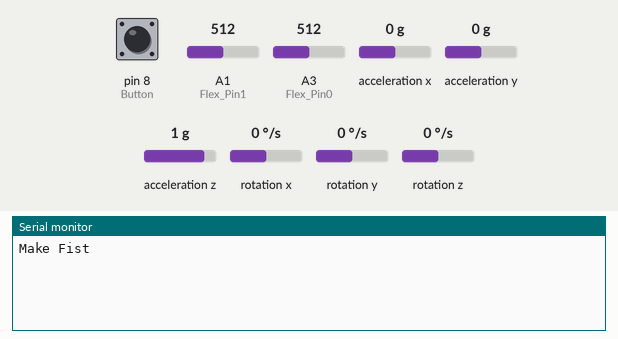
This sketch was run on a simulated Arduino Uno, built with avr-gcc and run on an emulated ATmega328P. Shown: the last lines printed to the serial monitor. Wiring (inferred from the names in the program): MPU-6050 motion sensor at I2C address 0x68. Inputs (shaded band) come from the test bench; at power-on: pin 8 (Button) HIGH, acceleration x 0 g, acceleration y 0 g, rotation x 0 °/s, A1 (Flex_Pin1) = 512, A3 (Flex_Pin0) = 512, acceleration z 1 g, rotation y 0 °/s, rotation z 0 °/s. Storage starts empty; the audio player accepts every command and is not drawn.

Above: at 0.8 s.
0.9 s: pin 8 (Button) pulled LOW for 0.15 s
At 2.5 s:
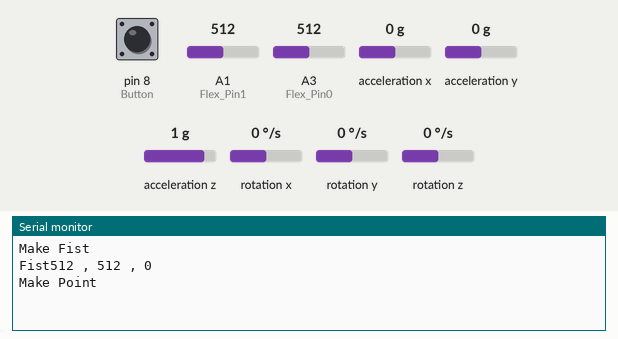
2.9 s: pin 8 (Button) pulled LOW for 1 s
At 4.6 s:
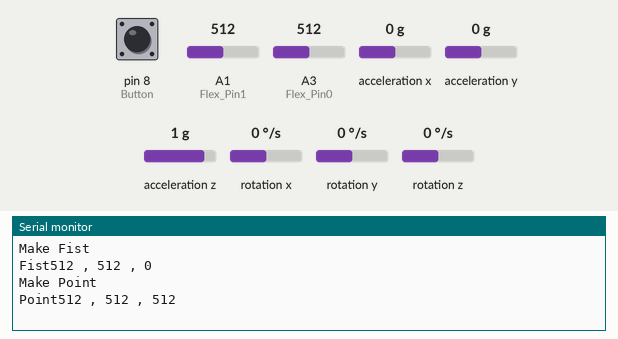
6.4 s: pin 8 (Button) pulled LOW for 0.15 s
At 6.71 s:
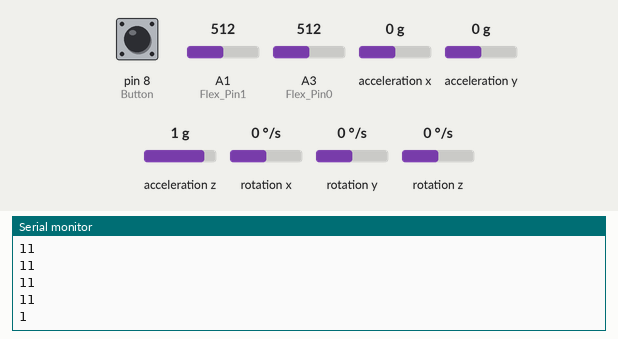
8.4 s: acceleration x set to -1.4 g
At 9.3 s:
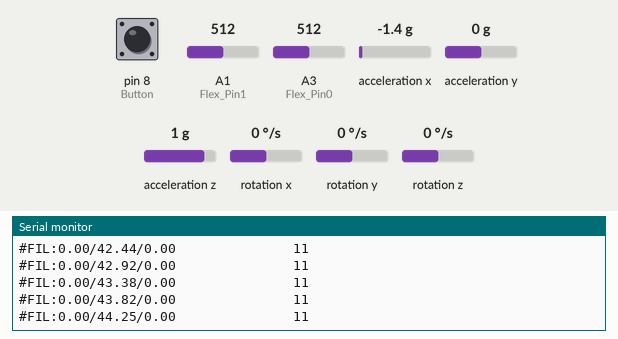
11.4 s: acceleration y set to -1.4 g
At 12.2 s:
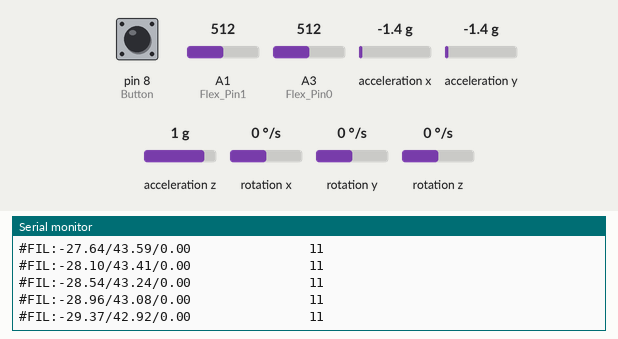
14.4 s: rotation x set to -192 °/s
At 14.9 s:
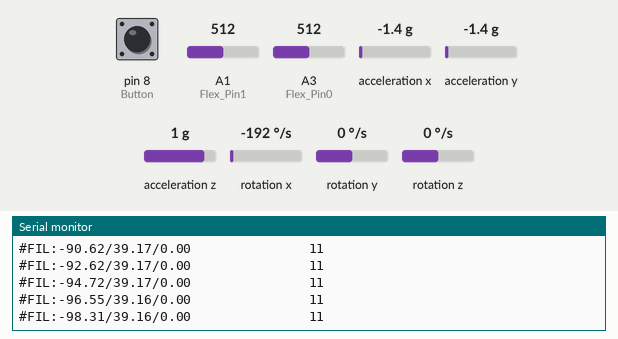
Timing chart, 0 to 17.4 s (numbered marks = the images above; inputs shaded):
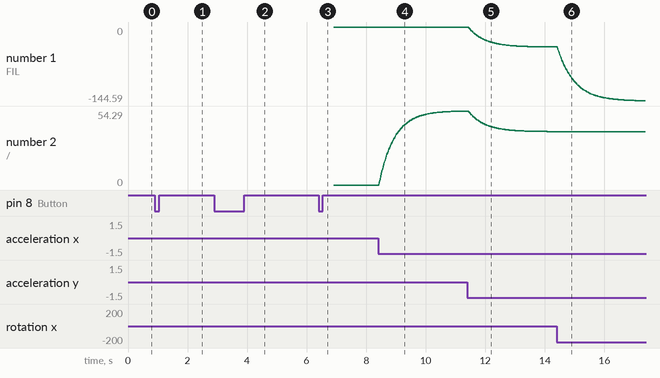

Measured:
- after the input at 0.9 s, the serial monitor: prints a new line after 0.50 s (image 1)
- after the input at 2.9 s, the serial monitor: prints a new line after 0.50 s (image 2)
- after the input at 6.4 s, the serial monitor: prints a new line at once (image 3)
- after the input at 8.4 s, the serial monitor: prints a new line after 0.05 s (image 4)
- plotted number 2: 0 → 54.28 after the input at 8.4 s

The sketch:

SmartGlovesCode.ino
```cpp
#include <Wire.h>
#include "SD.h"
#define SD_ChipSelectPin 10
#include "TMRpcm.h"
#include "SPI.h"
#include "init.h"
#define Flex_Pin0 A3
#define Flex_Pin1 A1
// #define Flex_Pin2 A2
TMRpcm tmrpcm;
#define Button 8
unsigned long long int t=0;
const int FlexBendTolarance =40 ;
const int FlexStraightTolarance = 20;
const int NumberOfCalibrations = 10;

int Fist[2] = {0, 0};
int Point[2] = {0, 0};

int ReadFlex[2] = {0, 0};
typedef union accel_t_gyro_union{
  struct
  {
    uint8_t x_accel_h;
    uint8_t x_accel_l;
    uint8_t y_accel_h;
    uint8_t y_accel_l;
    uint8_t z_accel_h;
    uint8_t z_accel_l;
    uint8_t t_h;
    uint8_t t_l;
    uint8_t x_gyro_h;
    uint8_t x_gyro_l;
    uint8_t y_gyro_h;
    uint8_t y_gyro_l;
    uint8_t z_gyro_h;
    uint8_t z_gyro_l;
  } reg;
  struct
  {
    int x_accel;
    int y_accel;
    int z_accel;
    int temperature;
    int x_gyro;
    int y_gyro;
    int z_gyro;
  } value;
};

// Use the following global variables and access functions to help store the overall
// rotation angle of the sensor
unsigned long last_read_time;
float         last_x_angle;  // These are the filtered angles
float         last_y_angle;
float         last_z_angle;
float         last_gyro_x_angle;  // Store the gyro angles to compare drift
float         last_gyro_y_angle;
float         last_gyro_z_angle;

void set_last_read_angle_data(unsigned long time, float x, float y, float z, float x_gyro, float y_gyro, float z_gyro) {
  last_read_time = time;
  last_x_angle = x;
  last_y_angle = y;
  last_z_angle = z;
  last_gyro_x_angle = x_gyro;
  last_gyro_y_angle = y_gyro;
  last_gyro_z_angle = z_gyro;
}

inline unsigned long get_last_time() {
  return last_read_time;
}
inline float get_last_x_angle() {
  return last_x_angle;
}
inline float get_last_y_angle() {
  return last_y_angle;
}
inline float get_last_z_angle() {
  return last_z_angle;
}
inline float get_last_gyro_x_angle() {
  return last_gyro_x_angle;
}
inline float get_last_gyro_y_angle() {
  return last_gyro_y_angle;
}
inline float get_last_gyro_z_angle() {
  return last_gyro_z_angle;
}

//  Use the following global variables and access functions
//  to calibrate the acceleration sensor
float    base_x_accel;
float    base_y_accel;
float    base_z_accel;

float    base_x_gyro;
float    base_y_gyro;
float    base_z_gyro;


int read_gyro_accel_vals(uint8_t* accel_t_gyro_ptr) {
  // Read the raw values.
  // Read 14 bytes at once,
  // containing acceleration, temperature and gyro.
  // With the default settings of the MPU-6050,
  // there is no filter enabled, and the values
  // are not very stable.  Returns the error value

  accel_t_gyro_union* accel_t_gyro = (accel_t_gyro_union *) accel_t_gyro_ptr;

  int error = MPU6050_read (MPU6050_ACCEL_XOUT_H, (uint8_t *) accel_t_gyro, sizeof(*accel_t_gyro));

  // Swap all high and low bytes.
  // After this, the registers values are swapped,
  // so the structure name like x_accel_l does no
  // longer contain the lower byte.
  uint8_t swap;
#define SWAP(x,y) swap = x; x = y; y = swap

  SWAP ((*accel_t_gyro).reg.x_accel_h, (*accel_t_gyro).reg.x_accel_l);
  SWAP ((*accel_t_gyro).reg.y_accel_h, (*accel_t_gyro).reg.y_accel_l);
  SWAP ((*accel_t_gyro).reg.z_accel_h, (*accel_t_gyro).reg.z_accel_l);
  SWAP ((*accel_t_gyro).reg.t_h, (*accel_t_gyro).reg.t_l);
  SWAP ((*accel_t_gyro).reg.x_gyro_h, (*accel_t_gyro).reg.x_gyro_l);
  SWAP ((*accel_t_gyro).reg.y_gyro_h, (*accel_t_gyro).reg.y_gyro_l);
  SWAP ((*accel_t_gyro).reg.z_gyro_h, (*accel_t_gyro).reg.z_gyro_l);

  return error;
}

// The sensor should be motionless on a horizontal surface
//  while calibration is happening
void calibrate_sensors() {
  int                   num_readings = 10;
  float                 x_accel = 0;
  float                 y_accel = 0;
  float                 z_accel = 0;
  float                 x_gyro = 0;
  float                 y_gyro = 0;
  float                 z_gyro = 0;
  accel_t_gyro_union    accel_t_gyro;

  //Serial.println("Starting Calibration");

  // Discard the first set of values read from the IMU
  read_gyro_accel_vals((uint8_t *) &accel_t_gyro);

  // Read and average the raw values from the IMU
  for (int i = 0; i < num_readings; i++) {
    read_gyro_accel_vals((uint8_t *) &accel_t_gyro);
    x_accel += accel_t_gyro.value.x_accel;
    y_accel += accel_t_gyro.value.y_accel;
    z_accel += accel_t_gyro.value.z_accel;
    x_gyro += accel_t_gyro.value.x_gyro;
    y_gyro += accel_t_gyro.value.y_gyro;
    z_gyro += accel_t_gyro.value.z_gyro;
    delay(100);
  }
  x_accel /= num_readings;
  y_accel /= num_readings;
  z_accel /= num_readings;
  x_gyro /= num_readings;
  y_gyro /= num_readings;
  z_gyro /= num_readings;

  // Store the raw calibration values globally
  base_x_accel = x_accel;
  base_y_accel = y_accel;
  base_z_accel = z_accel;
  base_x_gyro = x_gyro;
  base_y_gyro = y_gyro;
  base_z_gyro = z_gyro;

  //Serial.println("Finishing Calibration");
}

int x = 0;
String First_move = "";
String Second_move="";

 float angle_x = 0;
 float angle_y = 0;
 float angle_z = 0;

 bool once = true;

 int error;
 uint8_t c;

bool toggle=0;
const int xtolr=5;
void setup(){
   tmrpcm.speakerPin=9;

  if(!SD.begin(SD_ChipSelectPin))
{
  Serial.println("SD fail");
  return;
}
  tmrpcm.setVolume(6);
  pinMode(Button,INPUT_PULLUP);
  Serial.begin(19200);

  Serial.println("Make Fist");
  tmrpcm.play("1.wav");
  while(digitalRead(Button));
  delay(500);

  CalibrateFist();
  Serial.print("Fist");Serial.print(Fist[0]);Serial.print(" , ");Serial.print(Fist[1]);Serial.print(" , ");Serial.println(Fist[2]);

  Serial.println("Make Point");
  tmrpcm.play("2.wav");
  while(digitalRead(Button));
  delay(500);

  CalibratePoint();
   Serial.print("Point");Serial.print(Point[0]);Serial.print(" , ");Serial.print(Point[1]);Serial.print(" , ");Serial.println(Point[2]);
   while(digitalRead(Button));
   delay(500);

  mpu_intialize();

}


void loop(){
   get_mpu_data();
   if(digitalRead(Button)==LOW){
    toggle=!toggle;
    Serial.print(toggle);
    delay(500);
    }
   if(toggle){
   print_mpu_filter_data();
  //  Serial.print(CheckBend(0));Serial.print(CheckBend(1));Serial.println(CheckBend(2));
  // Serial.print("ADC : ");Serial.print(ReadFlex[0]);Serial.print(" , ");Serial.print(ReadFlex[1]);Serial.print(" , ");Serial.println(ReadFlex[2]);
   if (((angle_x>=15 && angle_x<=45) && (angle_y>=-75 && angle_y<=-35)&&(!CheckBend(0)) &&(CheckBend(1)) )||(First_move=="yadobak")){
    First_move="yadobak"; //make timer
    if(once){
      once=false;
      t=millis();
    }
      if(t+2500<millis() && !once)
      {
      First_move="";
      Second_move="yaobak";
      t=0;
      once=true;
      tmrpcm.play("ydobak.wav");
      Serial.println("yadouuuuuuuuubak");
      }

}
else{
  once=true;
}


   }

   delay(5);

   //======================================================================================= LOGIC ======================================================================================
  ReadFlex[0] = analogRead(Flex_Pin0);
  ReadFlex[1] = analogRead(Flex_Pin1);
  //ReadFlex[2] = analogRead(Flex_Pin2);

//Serial.print("ADC : ");Serial.print(ReadFlex[0]);Serial.print(" , ");Serial.print(ReadFlex[1]);Serial.print(" , ");Serial.println(ReadFlex[2]);
//Serial.print("Bool : ");Serial.print(CheckStraight(0));Serial.print(" , ");Serial.print(CheckStraight(1));Serial.print(" , ");Serial.println(CheckStraight(2));
Serial.print(CheckBend(0));Serial.print(CheckBend(1));
Serial.println("  ");


 if (((angle_x<(5-xtolr) && angle_y<=18 )&& !CheckBend(0) && !CheckBend(1))||First_move=="hello"){
    First_move="hello"; //make timer
    Serial.println("hellllllooooo ====================================================");
    if (angle_x>(5+xtolr) && angle_y<=18 ){
     First_move="";
     Serial.println("hello");
     tmrpcm.play("hello.wav");
     //delay(250);
    }
 }
 if (((angle_x<(5-xtolr) && angle_y<=18 )&& CheckBend(0) && !CheckBend(1))||First_move=="no"){
    First_move="no"; //make timer
    Serial.println("nooooooooooooooooooo ====================================================");
    if (angle_x>(5+xtolr) && angle_y<=18 ){
     First_move="";
     Serial.println("no");
     tmrpcm.play("no.wav");
     //delay(250);
    }
 }


  if (((angle_x>=40 && angle_x<=75) && (angle_y>=-20 && angle_y<=15)&&(CheckStraight(1)) &&(CheckBend(0)) )||(First_move=="weare")){
    First_move="weare"; //make timer
    if ((angle_x>=5 && angle_x<=15) && (angle_y>=-10 && angle_y<=10)){
      Second_move="weare";
      if (((angle_x>=10 && angle_x<=50) && (angle_y>=-35 && angle_y<=-10)&&(CheckStraight(1)) &&(CheckBend(0)))||(Second_move=="weare")){


     First_move="";
     Serial.println("weare");
    }
 }
 }

  if (((angle_x>=65 && angle_x<=85) && (angle_y>=-20 && angle_y<=-5)&&(!CheckBend(0)) &&(CheckBend(1)) )||(First_move=="help")){
    First_move="help"; //make timer
    if ((angle_x>=65 && angle_x<=85) && (angle_y>=0 && angle_y<=15)){
      Second_move="help";
      if (((angle_x>=65 && angle_x<=85) && (angle_y>=-20 && angle_y<=-5)&&(!CheckBend(0)) &&(CheckBend(1)) )||(Second_move=="help")){


     First_move="";
     Serial.println("help");
     tmrpcm.play("help.wav");

    }
  }
 }

 //(angle_x>=-9 && angle_x<=5) &&
 //(angle_x<=15 && angle_x>=0) &&
 if (( (angle_y>=-90 && angle_y<=-70)&&(CheckBend(0))&&(CheckBend(1)))||(First_move=="yes")){
  First_move="yes";
  if (  (angle_y>=-10 && angle_y<=20)&&(CheckBend(0))  ){
   First_move="";
   Serial.println("yes");
   tmrpcm.play("yes.wav");
  }
 }

/*if(  ((CheckStraight(0))&&(CheckStraight(1)))&&(First_move!="i love you")  )
{
   First_move="i love you";Serial.println("i love you " );
}*/
}


int MPU6050_read(int start, uint8_t *buffer, int size){
  int i, n, error;

  Wire.beginTransmission(MPU6050_I2C_ADDRESS);
  n = Wire.write(start);
  if (n != 1)
    return (-10);

  n = Wire.endTransmission(false);    // hold the I2C-bus
  if (n != 0)
    return (n);

  // Third parameter is true: relase I2C-bus after data is read.
  Wire.requestFrom(MPU6050_I2C_ADDRESS, size, true);
  i = 0;
  while (Wire.available() && i < size)
  {
    buffer[i++] = Wire.read();
  }
  if ( i != size)
    return (-11);

  return (0);  // return : no error
}
int MPU6050_write(int start, const uint8_t *pData, int size){
  int n, error;

  Wire.beginTransmission(MPU6050_I2C_ADDRESS);
  n = Wire.write(start);        // write the start address
  if (n != 1)
    return (-20);

  n = Wire.write(pData, size);  // write data bytes
  if (n != size)
    return (-21);

  error = Wire.endTransmission(true); // release the I2C-bus
  if (error != 0)
    return (error);

  return (0);         // return : no error
}
int MPU6050_write_reg(int reg, uint8_t data){
  int error;
  error = MPU6050_write(reg, &data, 1);
  return (error);
}
void get_mpu_data(){
   int error;
  double dT;
  accel_t_gyro_union accel_t_gyro;

  /*
    Serial.println(F(""));
    Serial.println(F("MPU-6050"));
  */

  // Read the raw values.
  error = read_gyro_accel_vals((uint8_t*) &accel_t_gyro);

  // Get the time of reading for rotation computations
  unsigned long t_now = millis();


  float FS_SEL = 131;

  float gyro_x = (accel_t_gyro.value.x_gyro - base_x_gyro) / FS_SEL;
  float gyro_y = (accel_t_gyro.value.y_gyro - base_y_gyro) / FS_SEL;
  float gyro_z = (accel_t_gyro.value.z_gyro - base_z_gyro) / FS_SEL;


  // Get raw acceleration values
  //float G_CONVERT = 16384;
  float accel_x = accel_t_gyro.value.x_accel;
  float accel_y = accel_t_gyro.value.y_accel;
  float accel_z = accel_t_gyro.value.z_accel;

  // Get angle values from accelerometer
  float RADIANS_TO_DEGREES = 180 / 3.14159;
  //  float accel_vector_length = sqrt(pow(accel_x,2) + pow(accel_y,2) + pow(accel_z,2));
  float accel_angle_y = atan(-1 * accel_x / sqrt(pow(accel_y, 2) + pow(accel_z, 2))) * RADIANS_TO_DEGREES;
  float accel_angle_x = atan(accel_y / sqrt(pow(accel_x, 2) + pow(accel_z, 2))) * RADIANS_TO_DEGREES;

  float accel_angle_z = 0;

  // Compute the (filtered) gyro angles
  float dt = (t_now - get_last_time()) / 1000.0;
  float gyro_angle_x = gyro_x * dt + get_last_x_angle();
  float gyro_angle_y = gyro_y * dt + get_last_y_angle();
  float gyro_angle_z = gyro_z * dt + get_last_z_angle();

  // Compute the drifting gyro angles
  float unfiltered_gyro_angle_x = gyro_x * dt + get_last_gyro_x_angle();
  float unfiltered_gyro_angle_y = gyro_y * dt + get_last_gyro_y_angle();
  float unfiltered_gyro_angle_z = gyro_z * dt + get_last_gyro_z_angle();

  // Apply the complementary filter to figure out the change in angle - choice of alpha is
  // estimated now.  Alpha depends on the sampling rate...
  float alpha = 0.96;
  angle_x = alpha * gyro_angle_x + (1.0 - alpha) * accel_angle_x;  //define as global and fold into function
  angle_y = alpha * gyro_angle_y + (1.0 - alpha) * accel_angle_y;
  angle_z = gyro_angle_z;  //Accelerometer doesn't give z-angle

  // Update the saved data with the latest values
  set_last_read_angle_data(t_now, angle_x, angle_y, angle_z, unfiltered_gyro_angle_x, unfiltered_gyro_angle_y, unfiltered_gyro_angle_z);


  }
void print_mpu_filter_data(){
Serial.print(F("#FIL:"));             //Filtered angle
Serial.print(angle_x, 2);
Serial.print(F("/"));
Serial.print(angle_y, 2);
Serial.print(F("/"));
Serial.print(angle_z, 2);
Serial.print(F("               "));
}
void mpu_intialize(){
  Wire.begin();

  error = MPU6050_read (MPU6050_WHO_AM_I, &c, 1);
  error = MPU6050_read (MPU6050_PWR_MGMT_2, &c, 1);
  MPU6050_write_reg (MPU6050_PWR_MGMT_1, 0);
  calibrate_sensors();
  set_last_read_angle_data(millis(), 0, 0, 0, 0, 0, 0);
}


//======================================================================================= Flex logic ====================================================================================
bool CheckBend(int index){
  int x = ReadFlex[index];
  if(x<Fist[index]+FlexBendTolarance)
    return true;
  return false;
}
bool CheckStraight(int index){
  int x = ReadFlex[index];
  if(x>Point[index]-FlexStraightTolarance)
    return true;
  return false;
}
void CalibrateFist(){
  int Sum=0;
  for(int i=0 ; i<NumberOfCalibrations ; i++){
    Sum+= analogRead(Flex_Pin0);
  }
  Fist[0]=Sum/NumberOfCalibrations;
  Sum=0;

  for(int i=0 ; i<NumberOfCalibrations ; i++){
    Sum+= analogRead(Flex_Pin1);
  }
  Fist[1]=Sum/NumberOfCalibrations;
  Sum=0;
  /*
  for(int i=0 ; i<NumberOfCalibrations ; i++){
    Sum+= analogRead(Flex_Pin2);
  }
  Fist[2]=Sum/NumberOfCalibrations;*/
}

void CalibratePoint(){
  int Sum=0;
  for(int i=0 ; i<NumberOfCalibrations ; i++){
    Sum+= analogRead(Flex_Pin0);
  }
  Point[0]=Sum/NumberOfCalibrations;
  Sum=0;

  for(int i=0 ; i<NumberOfCalibrations ; i++){
    Sum+= analogRead(Flex_Pin1);
  }
  Point[1]=Sum/NumberOfCalibrations;
  Sum=0;

 /* for(int i=0 ; i<NumberOfCalibrations ; i++){
     Sum+= analogRead(Flex_Pin2);
  }
  Point[2]=Sum/NumberOfCalibrations;
  */
}
```

Source omitted: init.h (24304 bytes)
